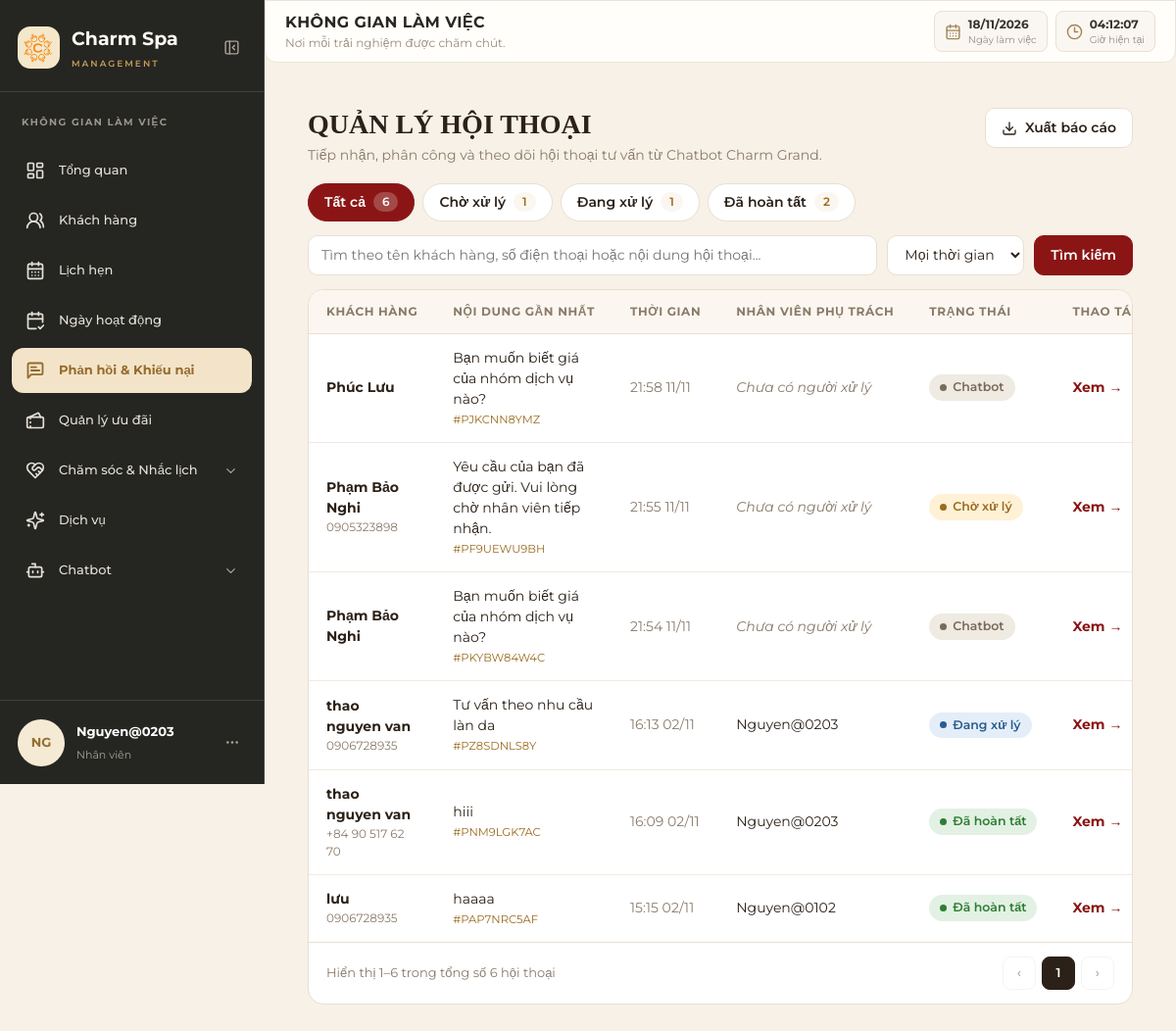
/chatbot/admin/conversations/ (signed in), run on the app's committed database.
### customers/models.py (models this page shows, shortened)
class KhachHang(models.Model):
    ma_kh = models.CharField(max_length=20, primary_key=True, verbose_name="Mã khách hàng")
    ma_tk = models.OneToOneField(TaiKhoan, on_delete=models.CASCADE, null=True, blank=True, verbose_name="Tài khoản", related_name="ho_so_khach_hang")
    ma_tv = models.ForeignKey(HangThanhVien, on_delete=models.SET_NULL, null=True, blank=True, verbose_name="Hạng thành viên")
    ho_ten = models.CharField(max_length=100, verbose_name="Họ và tên")
    ngay_sinh = models.DateField(null=True, blank=True, verbose_name="Ngày sinh")
    gioi_tinh = models.CharField(max_length=10, choices=[("Nam", "Nam"), ("Nữ", "Nữ"), ("Khác", "Khác")], null=True, blank=True, verbose_name="Giới tính")
    diem_tich_luy_kh = models.IntegerField(default=0, verbose_name="Điểm tích lũy")
    class Meta:
        db_table = "KHACH_HANG"
        verbose_name = "Khách hàng"
        verbose_name_plural = "Quản lý khách hàng"

### chatbot/models.py (models this page shows, shortened)
class PhienHoiThoai(models.Model):
    ma_pht = models.CharField(max_length=10, primary_key=True, verbose_name="Mã phiên hội thoại")
    ma_kh = models.ForeignKey(KhachHang, on_delete=models.SET_NULL, null=True, blank=True, verbose_name="Khách hàng")
    ma_kb = models.ForeignKey(KichBanChatbot, on_delete=models.SET_NULL, null=True, blank=True, verbose_name="Kịch bản")
    thoi_gian_bat_dau = models.DateTimeField(auto_now_add=True, verbose_name="Thời gian bắt đầu")
    thoi_gian_ket_thuc = models.DateTimeField(null=True, blank=True, verbose_name="Thời gian kết thúc")
    trang_thai = models.CharField(max_length=30, default='Đang xử lý', verbose_name="Trạng thái")
    ket_qua_xu_ly = models.CharField(max_length=255, null=True, blank=True, verbose_name="Kết quả xử lý")
    class Meta:
        verbose_name = "Phiên hội thoại"
        verbose_name_plural = "Phiên hội thoại"

class YeuCauTuVan(models.Model):
    ma_yctv = models.CharField(max_length=10, primary_key=True, verbose_name="Mã yêu cầu tư vấn")
    ma_pht = models.ForeignKey(PhienHoiThoai, on_delete=models.CASCADE, verbose_name="Phiên hội thoại")
    ma_nv = models.ForeignKey(NhanVien, on_delete=models.SET_NULL, null=True, blank=True,
                              verbose_name="Nhân viên tiếp nhận")
    noi_dung = models.TextField(verbose_name="Nội dung yêu cầu")
    thoi_gian_yeu_cau = models.DateTimeField(auto_now_add=True, verbose_name="Thời gian yêu cầu")
    trang_thai = models.CharField(max_length=30, default='Chờ xử lý', verbose_name="Trạng thái")
    nguoi_tiep_nhan = models.CharField(max_length=100, blank=True, default='', verbose_name="Người tiếp nhận")
    thoi_gian_tiep_nhan = models.DateTimeField(null=True, blank=True, verbose_name="Thời gian tiếp nhận")
    thoi_gian_hoan_tat = models.DateTimeField(null=True, blank=True, verbose_name="Thời gian hoàn tất")
    ghi_chu_xu_ly = models.TextField(blank=True, default='', verbose_name="Ghi chú xử lý")
    class Meta:
        verbose_name = "Yêu cầu tư vấn"
        verbose_name_plural = "Yêu cầu tư vấn"

### chatbot/views_chat.py (the view)
# urls.py: path('admin/conversations/', views_chat.admin_conversation_list, name='admin_conversation_list'),
def admin_conversation_list(request):
    if not identity.is_staff_user(request.user):
        return redirect('dang_nhap')
    q = (request.GET.get('q') or '').strip()[:100]
    status = request.GET.get('status') or ''
    period = request.GET.get('period') or 'all'
    if status not in (cl.STATUS_WAITING, cl.STATUS_ACTIVE, cl.STATUS_DONE, cl.STATUS_BOT):
        status = ''
    if period not in ('today', '7', '30', 'all'):
        period = 'all'
    base = _filter_rows(_conversation_rows(), q, period)
    counts = {
        '': len(base),
        cl.STATUS_WAITING: sum(1 for r in base if r['status'] == cl.STATUS_WAITING),
        cl.STATUS_ACTIVE: sum(1 for r in base if r['status'] == cl.STATUS_ACTIVE),
        cl.STATUS_DONE: sum(1 for r in base if r['status'] == cl.STATUS_DONE),
    }
    rows = [r for r in base if r['status'] == status] if status else base
    if request.GET.get('export') == 'csv':
        return _export_csv(rows)
    def link(**changes):
        params = {'q': q, 'status': status, 'period': period}
        params.update(changes)
        return '?' + urlencode({k: v for k, v in params.items() if v and not (k == 'period' and v == 'all')})
    total = len(rows)
    pages = max(1, (total + PAGE_SIZE - 1) // PAGE_SIZE)
    try:
        page = min(max(int(request.GET.get('page', 1)), 1), pages)
    except ValueError:
        page = 1
    start = (page - 1) * PAGE_SIZE
    tabs = [{'label': label, 'count': counts[key], 'active': status == key, 'url': link(status=key, page='')}
            for label, key in (('Tất cả', ''), ('Chờ xử lý', cl.STATUS_WAITING),
                               ('Đang xử lý', cl.STATUS_ACTIVE), ('Đã hoàn tất', cl.STATUS_DONE))]
    return render(request, 'chatbot/admin_conversation_list.html', {
        'rows': rows[start:start + PAGE_SIZE],
        'tabs': tabs,
        'q': q, 'status': status, 'period': period,
        'total': total,
        'first': start + 1 if total else 0,
        'last': min(start + PAGE_SIZE, total),
        'page': page,
        'page_links': [{'n': n, 'url': link(page=n), 'active': n == page} for n in range(1, pages + 1)],
        'prev_url': link(page=page - 1) if page > 1 else '',
        'next_url': link(page=page + 1) if page < pages else '',
        'export_url': link(export='csv', page=''),
    })

### templates/chatbot/admin_conversation_list.html (shortened to what this page needs)
{% extends 'layouts/staff_base.html' %}
{% load static %}
{% block extra_css %}
<link rel="stylesheet" href="{% static 'chatbot/css/conversation_admin.css' %}">
{% endblock %}
{% block content %}
<div class="container-fluid py-3 cv-page">
    <div class="cv-head">
        <div>
            <h3 class="cv-title">QUẢN LÝ HỘI THOẠI</h3>
            <div class="cv-sub">Tiếp nhận, phân công và theo dõi hội thoại tư vấn từ Chatbot Charm Grand.</div>
        </div>
        <a class="cv-btn" href="{{ export_url }}"><i data-lucide="download"></i> Xuất báo cáo</a>
    </div>
    <div class="cv-tabs">
        {% for t in tabs %}
        <a class="cv-tab {% if t.active %}active{% endif %}" href="{{ t.url }}">{{ t.label }} <span>{{ t.count }}</span></a>
        {% endfor %}
    </div>
    <form class="cv-filter" method="get">
        <input type="search" name="q" value="{{ q }}" placeholder="Tìm theo tên khách hàng, số điện thoại hoặc nội dung hội thoại...">
        <select name="period" onchange="this.form.submit()">
            <option value="all" {% if period == 'all' %}selected{% endif %}>Mọi thời gian</option>
        </select>
        <button type="submit" class="cv-btn primary">Tìm kiếm</button>
    </form>
    <div class="cv-card">
        <div style="overflow-x:auto">
        <table class="cv-table">
            <thead>
                <tr>
                    <th>Khách hàng</th>
                    <th>Nội dung gần nhất</th>
                    <th>Thời gian</th>
                    <th>Nhân viên phụ trách</th>
                    <th>Trạng thái</th>
                    <th>Thao tác</th>
                </tr>
            </thead>
            <tbody>
                {% for r in rows %}
                <tr>
                    <td>
                        <div class="cv-name">{{ r.name }}</div>
                        {% if r.phone %}<div class="cv-small">{{ r.phone }}</div>{% endif %}
                    </td>
                    <td class="cv-last">{{ r.last_text }}<span class="cv-code">#{{ r.id }}</span></td>
                    <td class="cv-small" style="white-space:nowrap">{{ r.time_label }}</td>
                    <td>{% if r.staff %}{{ r.staff }}{% else %}<span class="cv-nobody">Chưa có người xử lý</span>{% endif %}</td>
                    <td>
                        <span class="cv-badge {% if r.status == 'Chờ xử lý' %}wait{% elif r.status == 'Đang xử lý' %}active{% elif r.status == 'Đã hoàn tất' %}done{% else %}bot{% endif %}">{{ r.status }}</span>
                    </td>
                    <td><a class="cv-link" href="{% url 'chatbot:admin_conversation_detail' r.id %}">Xem &rarr;</a></td>
                </tr>
                {% empty %}
                <tr><td colspan="6" class="cv-empty">Không có hội thoại nào phù hợp.</td></tr>
                {% endfor %}
            </tbody>
        </table>
        </div>
        <div class="cv-foot">
            <span>Hiển thị {{ first }}–{{ last }} trong tổng số {{ total }} hội thoại</span>
            <div class="cv-pager">
                {% if prev_url %}<a href="{{ prev_url }}">&lsaquo;</a>{% else %}<span class="off">&lsaquo;</span>{% endif %}
                {% for p in page_links %}
                    {% if p.active %}<span class="on">{{ p.n }}</span>{% else %}<a href="{{ p.url }}">{{ p.n }}</a>{% endif %}
                {% endfor %}
                {% if next_url %}<a href="{{ next_url }}">&rsaquo;</a>{% else %}<span class="off">&rsaquo;</span>{% endif %}
            </div>
        </div>
    </div>
</div>
{% endblock %}

### templates/components/staff_sidebar.html (shortened to what this page needs)
{% load static %}
<aside class="staff-sidebar" id="staffSidebar">
    <div class="sidebar-logo">
        <div class="logo-icon">
            <img src="{% static 'images/logo_tach_nen.png' %}" alt="Charm Spa Logo" style="width: 100%; height: 100%; object-fit: contain; border-radius: 9px;">
        </div>
        <div class="logo-text">
            <div class="logo-name">Charm Spa</div>
            <div class="logo-subtitle">MANAGEMENT</div>
        </div>
        <button type="button"
                class="sidebar-toggle"
                id="sidebarToggle"
                aria-label="Thu gọn thanh menu"
                aria-expanded="true">
            <i data-lucide="panel-left-close"></i>
        </button>
    </div>
    <div class="sidebar-section-title">KHÔNG GIAN LÀM VIỆC</div>
    {% with role=request.user.thong_tin_tai_khoan.vai_tro %}
    <nav class="sidebar-menu">
        <a href="{% url 'core:staff_dashboard' %}" title="Tổng quan"
           class="sidebar-item {% if active_menu == 'dashboard' %}active{% endif %}">
            <i data-lucide="layout-dashboard" class="sidebar-icon"></i>
            <span class="sidebar-label">Tổng quan</span>
        </a>
        <a href="{% url 'staff_customer_list' %}" title="Khách hàng"
           class="sidebar-item {% if active_menu == 'customers' %}active{% endif %}">
            <i data-lucide="users-round" class="sidebar-icon"></i>
            <span class="sidebar-label">Khách hàng</span>
        </a>
        <a href="{% url 'bookings:staff_booking_list' %}" title="Lịch hẹn"
           class="sidebar-item {% if active_menu == 'bookings' %}active{% endif %}">
            <i data-lucide="calendar-days" class="sidebar-icon"></i>
            <span class="sidebar-label">Lịch hẹn</span>
        </a>
        <a href="{% url 'bookings:quan_ly_ngay_hoat_dong' %}" title="Ngày hoạt động"
           class="sidebar-item {% if active_menu == 'working_days' %}active{% endif %}">
            <i data-lucide="calendar-check-2" class="sidebar-icon"></i>
            <span class="sidebar-label">Ngày hoạt động</span>
        </a>
        <a
            href="{% if role == 'Quản lý' or role == 'Admin' or role == 'Quản trị viên' %}{% url 'feedback:admin_feedback_list' %}{% elif role == 'Nhân viên' or role == 'Nhân viên CSKH' or role == 'Chuyên viên' %}{% url 'feedback:staff_feedback_list' %}{% else %}#{% endif %}"
            title="Phản hồi & Khiếu nại"
            class="sidebar-item {% if active_menu == 'feedback' %}active{% endif %}"
        >
            <i data-lucide="message-square-text" class="sidebar-icon"></i>
            <span class="sidebar-label">
                Phản hồi & Khiếu nại
            </span>
        </a>
        <a href="{% url 'notifications:admin_promotion_list' %}" title="Quản lý ưu đãi"
           class="sidebar-item {% if active_menu == 'promotions' or request.resolver_match.namespace == 'notifications' %}active{% endif %}">
            <i data-lucide="tickets" class="sidebar-icon"></i>
            <span class="sidebar-label">Quản lý ưu đãi</span>
        </a>
        <button type="button"
                class="sidebar-item sidebar-parent {% if active_menu == 'reminders' or active_menu == 'aftercare' %}active{% endif %}"
                id="careMenuToggle"
                aria-expanded="{% if active_menu == 'reminders' or active_menu == 'aftercare' %}true{% else %}false{% endif %}">
            <i data-lucide="heart-handshake" class="sidebar-icon"></i>
            <span class="sidebar-label">Chăm sóc & Nhắc lịch</span>
            <i data-lucide="chevron-down" class="sidebar-chevron"></i>
        </button>
        <a href="{% url 'services:staff_services' %}" title="Dịch vụ"
           class="sidebar-item {% if active_menu == 'services' or active_menu == 'dich_vu' %}active{% endif %}">
            <i data-lucide="sparkles" class="sidebar-icon"></i>
            <span class="sidebar-label">Dịch vụ</span>
        </a>
        <button type="button"
                class="sidebar-item sidebar-parent {% if active_menu == 'chatbot_conversations' or active_menu == 'chatbot_scripts' %}active{% endif %}"
                id="chatbotMenuToggle"
                aria-expanded="{% if active_menu == 'chatbot_conversations' or active_menu == 'chatbot_scripts' %}true{% else %}false{% endif %}">
            <i data-lucide="bot" class="sidebar-icon"></i>
            <span class="sidebar-label">Chatbot</span>
            <i data-lucide="chevron-down" class="sidebar-chevron"></i>
        </button>
    </nav>
    <div class="sidebar-user">
        <div class="user-avatar">
            {{ request.user.username|slice:":2"|upper|default:"?" }}
        </div>
        <div class="user-info">
            <strong>
                {{ request.user.ho_so_nhan_vien.ho_ten|default:request.user.thong_tin_tai_khoan.ho_so_nhan_vien.ho_ten|default:request.user.username|default:"Tài khoản" }}
            </strong>
            <span>
                {% if role == 'Quản lý' or role == 'Admin' or role == 'Quản trị viên' %}
                    Quản lý
                {% elif role == 'Nhân viên' or role == 'Nhân viên CSKH' or role == 'Chuyên viên' %}
                    Nhân viên
                {% else %}
                    {{ role|default:"Nhân viên" }}
                {% endif %}
            </span>
        </div>
        <button type="button"
                class="user-more"
                id="userMoreToggle"
                aria-label="Tùy chọn tài khoản"
                aria-expanded="false">
            <i data-lucide="ellipsis"></i>
        </button>
    </div>
    {% endwith %}
</aside>

### data on the page
KhachHang: name "Phúc Lưu"
PhienHoiThoai: id "PJKCNN8YMZ"
PhienHoiThoai: id "PF9UEWU9BH"
YeuCauTuVan: status "Chờ xử lý"
KhachHang: name "Phạm Bảo Nghi"
PhienHoiThoai: id "PKYBW84W4C"
PhienHoiThoai: id "PZ8SDNLS8Y"
YeuCauTuVan: staff "Nguyen@0203", status "Đang xử lý"
PhienHoiThoai: id "PNM9LGK7AC"
YeuCauTuVan: staff "Nguyen@0203", status "Đã hoàn tất"
PhienHoiThoai: id "PAP7NRC5AF"
YeuCauTuVan: staff "Nguyen@0102", status "Đã hoàn tất"

### other printed values
{{ request.user.username|slice:":2"|upper|default:"?" }} "NG"
{{ role|default:"Nhân viên" }} "Nhân viên"
{{ t.label }} "Tất cả" "Chờ xử lý" "Đang xử lý" "Đã hoàn tất"
{{ t.count }} "6" "1" "1" "2"
{{ r.last_text }} "Bạn muốn biết giá của nhóm dịch vụ nào?" "Yêu cầu của bạn đã được gửi. Vui lòng chờ nhân viên tiếp nhận." "Bạn muốn biết giá của nhóm dịch vụ nào?" "Tư vấn theo nhu cầu làn da" "hiii" "haaaa"
{{ r.time_label }} "21:58 11/11" "21:55 11/11" "21:54 11/11" "16:13 02/11" "16:09 02/11" "15:15 02/11"
{{ r.status }} "Chatbot" "Chatbot"
{{ r.name }} "Phạm Bảo Nghi" "thao nguyen van" "thao nguyen van" "lưu"
{{ r.phone }} "0905323898" "0906728935" "+84 90 517 62 70" "0906728935"
{{ first }} "1"
{{ last }} "6"
{{ total }} "6"
{{ p.n }} "1"
